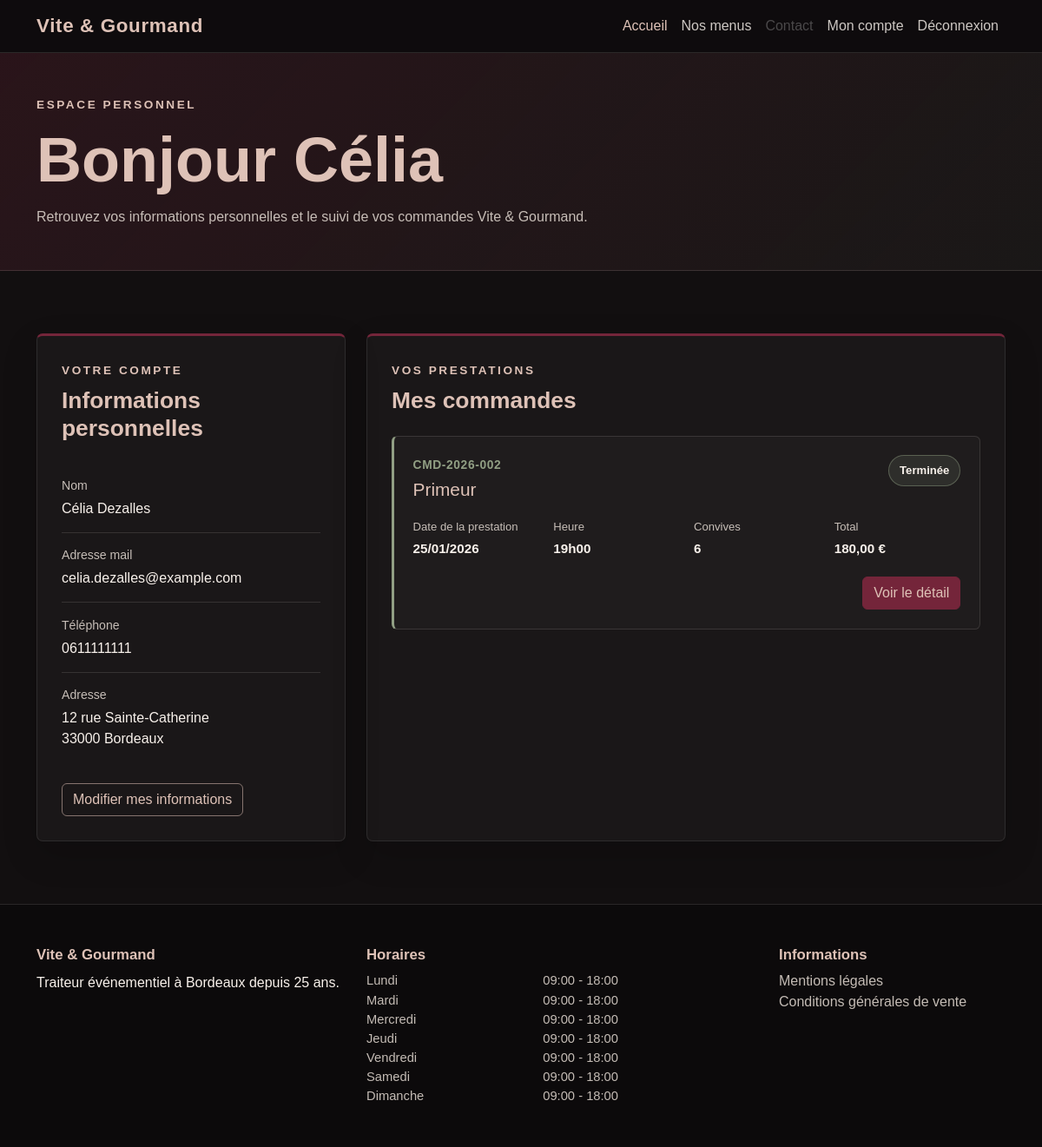
Page /user/dashboard (signed in) on the committed database.
### tables this page shows
CREATE TABLE users (
    id INT AUTO_INCREMENT PRIMARY KEY,
    role_id INT NOT NULL,
    first_name VARCHAR(100) NOT NULL,
    last_name VARCHAR(100) NOT NULL,
    phone VARCHAR(20) NOT NULL,
    email VARCHAR(190) NOT NULL UNIQUE,
    address VARCHAR(255) NOT NULL,
    postal_code VARCHAR(10) NOT NULL,
    city VARCHAR(100) NOT NULL,
    password_hash VARCHAR(255) NOT NULL,
    is_active BOOLEAN NOT NULL DEFAULT TRUE,
    created_at TIMESTAMP NOT NULL DEFAULT CURRENT_TIMESTAMP,
    updated_at TIMESTAMP NOT NULL DEFAULT CURRENT_TIMESTAMP
        ON UPDATE CURRENT_TIMESTAMP,

    CONSTRAINT fk_users_role
        FOREIGN KEY (role_id)
        REFERENCES roles(id)
        ON DELETE RESTRICT
);

CREATE TABLE orders (
    id INT AUTO_INCREMENT PRIMARY KEY,
    order_number VARCHAR(30) NOT NULL UNIQUE,
    user_id INT NOT NULL,
    menu_id INT NOT NULL,
    current_status_id INT NOT NULL,

    customer_first_name VARCHAR(100) NOT NULL,
    customer_last_name VARCHAR(100) NOT NULL,
    customer_email VARCHAR(190) NOT NULL,
    customer_phone VARCHAR(20) NOT NULL,

    delivery_address VARCHAR(255) NOT NULL,
    delivery_postal_code VARCHAR(10) NOT NULL,
    delivery_city VARCHAR(100) NOT NULL,
    event_date DATE NOT NULL,
    delivery_time TIME NOT NULL,

    people_count INT NOT NULL,
    menu_price DECIMAL(10, 2) NOT NULL,
    delivery_price DECIMAL(10, 2) NOT NULL DEFAULT 0,
    total_price DECIMAL(10, 2) NOT NULL,

    cancellation_reason TEXT NULL,
    cancellation_contact_method VARCHAR(50) NULL,

    equipment_loaned BOOLEAN NOT NULL DEFAULT FALSE,
    equipment_return_deadline DATETIME NULL,
    equipment_returned_at DATETIME NULL,

    created_at TIMESTAMP NOT NULL DEFAULT CURRENT_TIMESTAMP,
    updated_at TIMESTAMP NOT NULL DEFAULT CURRENT_TIMESTAMP
        ON UPDATE CURRENT_TIMESTAMP,

    CONSTRAINT fk_orders_user
        FOREIGN KEY (user_id)
        REFERENCES users(id)
        ON DELETE RESTRICT,

    CONSTRAINT fk_orders_menu
        FOREIGN KEY (menu_id)
        REFERENCES menus(id)
        ON DELETE RESTRICT,

    CONSTRAINT fk_orders_current_status
        FOREIGN KEY (current_status_id)
        REFERENCES order_statuses(id)
        ON DELETE RESTRICT
);

CREATE TABLE menus (
    id INT AUTO_INCREMENT PRIMARY KEY,
    theme_id INT NOT NULL,
    dietary_type_id INT NOT NULL,
    title VARCHAR(150) NOT NULL,
    description TEXT NOT NULL,
    conditions TEXT NOT NULL,
    minimum_order_days INT NOT NULL DEFAULT 1,
    available_from DATE NULL,
    available_until DATE NULL,
    minimum_people INT NOT NULL,
    base_price DECIMAL(10, 2) NOT NULL,
    stock_quantity INT NOT NULL DEFAULT 0,
    is_active BOOLEAN NOT NULL DEFAULT TRUE,
    created_at TIMESTAMP NOT NULL DEFAULT CURRENT_TIMESTAMP,
    updated_at TIMESTAMP NOT NULL DEFAULT CURRENT_TIMESTAMP
        ON UPDATE CURRENT_TIMESTAMP,

    CONSTRAINT fk_menus_theme
        FOREIGN KEY (theme_id)
        REFERENCES themes(id)
        ON DELETE RESTRICT,

    CONSTRAINT fk_menus_dietary_type
        FOREIGN KEY (dietary_type_id)
        REFERENCES dietary_types(id)
        ON DELETE RESTRICT
);

CREATE TABLE order_statuses (
    id INT AUTO_INCREMENT PRIMARY KEY,
    name VARCHAR(100) NOT NULL UNIQUE
);

CREATE TABLE opening_hours (
    id INT AUTO_INCREMENT PRIMARY KEY,
    day_number TINYINT NOT NULL UNIQUE,
    day_name VARCHAR(20) NOT NULL,
    opening_time TIME NULL,
    closing_time TIME NULL,
    is_closed BOOLEAN NOT NULL DEFAULT FALSE
);

### app/Views/user/dashboard.php (the view, shortened to what the rows shown need)
<section class="user-dashboard-hero">
    <div class="container py-5">
        <p class="section-subtitle mb-2">
            Espace personnel
        </p>
        <h1 class="user-dashboard-title">
            Bonjour
            <?php echo htmlspecialchars($user['first_name']); ?>
        </h1>
        <p class="user-dashboard-introduction mb-0">
            Retrouvez vos informations personnelles et le suivi de vos
            commandes Vite & Gourmand.
        </p>
    </div>
</section>
<section class="user-dashboard-section py-5">
    <div class="container py-4">
        <div class="row g-4">
            <div class="col-lg-4">
                <article class="user-dashboard-card h-100">
                    <div class="user-dashboard-card-header">
                        <h2 class="user-dashboard-card-title">
                            Informations personnelles
                        </h2>
                    </div>
                    <dl class="user-profile-list mb-0">
                        <div class="user-profile-row">
                            <dt>Nom</dt>
                            <dd>
                                <?php
                                echo htmlspecialchars(
                                    $user['first_name']
                                        . ' '
                                        . $user['last_name']
                                );
                                ?>
                            </dd>
                        </div>
                        <div class="user-profile-row">
                            <dt>Adresse mail</dt>
                            <dd>
                                <?php echo htmlspecialchars($user['email']); ?>
                            </dd>
                        </div>
                        <div class="user-profile-row">
                            <dt>Téléphone</dt>
                            <dd>
                                <?php echo htmlspecialchars($user['phone']); ?>
                            </dd>
                        </div>
                        <div class="user-profile-row">
                            <dt>Adresse</dt>
                            <dd>
                                <?php echo htmlspecialchars($user['address']); ?>
                                <br>
                                <?php
                                echo htmlspecialchars(
                                    $user['postal_code']
                                        . ' '
                                        . $user['city']
                                );
                                ?>
                            </dd>
                        </div>
                    </dl>
                </article>
            </div>
            <div class="col-lg-8">
                <section class="user-dashboard-card h-100">
                    <div class="user-dashboard-card-header">
                        <h2 class="user-dashboard-card-title">
                            Mes commandes
                        </h2>
                    </div>
                    <?php if (!empty($orders)): ?>
                        <div class="user-orders-list">
                            <?php foreach ($orders as $order): ?>
                                <?php
                                $eventDate = date_create(
                                    $order['event_date']
                                );
                                $deliveryTime = date_create(
                                    $order['delivery_time']
                                );
                                ?>
                                <article class="user-order-card">
                                    <div class="user-order-card-header">
                                        <div>
                                            <p class="user-order-reference mb-1">
                                                <?php
                                                echo htmlspecialchars(
                                                    $order['order_number']
                                                );
                                                ?>
                                            </p>
                                            <h3 class="user-order-menu-title">
                                                <?php
                                                echo htmlspecialchars(
                                                    $order['menu_title']
                                                );
                                                ?>
                                            </h3>
                                        </div>
                                        <span class="user-order-status">
                                            <?php
                                            echo htmlspecialchars(
                                                $order['status_name']
                                            );
                                            ?>
                                        </span>
                                    </div>
                                    <div class="user-order-information">
                                        <div>
                                            <span class="user-order-label">
                                                Date de la prestation
                                            </span>
                                            <strong>
                                                <?php
                                                echo $eventDate
                                                    ? $eventDate->format(
                                                        'd/m/Y'
                                                    )
                                                    : '';
                                                ?>
                                            </strong>
                                        </div>
                                        <div>
                                            <span class="user-order-label">
                                                Heure
                                            </span>
                                            <strong>
                                                <?php
                                                echo $deliveryTime
                                                    ? $deliveryTime->format(
                                                        'H\hi'
                                                    )
                                                    : '';
                                                ?>
                                            </strong>
                                        </div>
                                        <div>
                                            <span class="user-order-label">
                                                Convives
                                            </span>
                                            <strong>
                                                <?php
                                                echo (int) $order['people_count'];
                                                ?>
                                            </strong>
                                        </div>
                                        <div>
                                            <span class="user-order-label">
                                                Total
                                            </span>
                                            <strong>
                                                <?php
                                                echo number_format(
                                                    (float) $order['total_price'],
                                                    2,
                                                    ',',
                                                    ' '
                                                );
                                                ?>
                                                €
                                            </strong>
                                        </div>
                                    </div>
                                    <div class="user-order-actions">
                                        <a
                                            href="<?php
                                                    echo BASE_URL
                                                        . '/user/order/detail?id='
                                                        . (int) $order['id'];
                                                    ?>"
                                            class="btn user-order-detail-button">
                                            Voir le détail
                                        </a>
                                    </div>
                                </article>
                            <?php endforeach; ?>
                        </div>
                    <?php endif; ?>
                </section>
            </div>
        </div>
    </div>
</section>

### app/Views/layouts/footer.php (shortened to what the rows shown need)
</main>
<footer class="site-footer">
    <div class="container py-5">
        <div class="row gy-4">
            <div class="col-lg-4 col-md-6">
                <h2 class="footer-title">
                    Vite & Gourmand
                </h2>
            </div>
            <div class="col-lg-5 col-md-6">
                <h2 class="footer-title">
                    Horaires
                </h2>
                <?php if (!empty($openingHours)): ?>
                    <ul class="opening-hours-list list-unstyled mb-0">
                        <?php foreach ($openingHours as $openingHour): ?>
                            <li class="opening-hours-item">
                                <span>
                                    <?php echo htmlspecialchars($openingHour['day_name']); ?>
                                </span>
                                <span>
                                    <?php if ((bool) $openingHour['is_closed']): ?>
                                        Fermé
                                    <?php else: ?>
                                        <?php
                                        echo htmlspecialchars(
                                            substr($openingHour['opening_time'], 0, 5)
                                        );
                                        ?>
                                        -
                                        <?php
                                        echo htmlspecialchars(
                                            substr($openingHour['closing_time'], 0, 5)
                                        );
                                        ?>
                                    <?php endif; ?>
                                </span>
                            </li>
                        <?php endforeach; ?>
                    </ul>
                <?php else: ?>
                    <p class="mb-0">
                        Les horaires seront bientôt disponibles.
                    </p>
                <?php endif; ?>
            </div>
            <div class="col-lg-3 col-md-6">
                <h2 class="footer-title">
                    Informations
                </h2>
            </div>
        </div>
    </div>
</footer>
</body>
</html>

### rows in the picture
users: first_name "Célia", first_name+last_name "Célia Dezalles", email "celia.dezalles@example.com", phone "0611111111", address "12 rue Sainte-Catherine", postal_code+city "33000 Bordeaux"
orders: order_number "CMD-2026-002", menu.title "Primeur", current_status.name "Terminée", event_date "25/01/2026", delivery_time "19h00", people_count "6", total_price "180,00"
opening_hours: day_name "Lundi", opening_time "09:00", closing_time "18:00"
opening_hours: day_name "Mardi", opening_time "09:00", closing_time "18:00"
opening_hours: day_name "Mercredi", opening_time "09:00", closing_time "18:00"
opening_hours: day_name "Jeudi", opening_time "09:00", closing_time "18:00"
opening_hours: day_name "Vendredi", opening_time "09:00", closing_time "18:00"
opening_hours: day_name "Samedi", opening_time "09:00", closing_time "18:00"
opening_hours: day_name "Dimanche", opening_time "09:00", closing_time "18:00"

### other values in the picture
$accountLabel "Mon compte"
